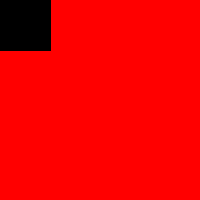
Frame 1 (no input)
Frame 60 (the mouse pressed at the canvas centre just before this capture): identical to frame 1, image omitted
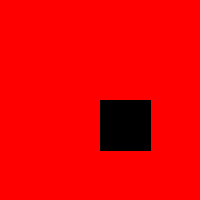
Frame 120 (the mouse held since frame 60 and released just before this capture)

The Processing sketch that drew these frames (run headless with seeded random() and noise(); from frame 60 on, the mouse is pressed at the canvas centre):

// Processing sketch: sketch_007_PainItBlack
// ── sketch_007_PainItBlack.pde
void setup() {
  size(200, 200);
}

void draw() {
  background(255, 0, 0);
  fill(0);
  rect(mouseX, mouseY, 50, 50);
}

/*
Without adding a single line of code,
what should you do to paint the entire
background in black, moving the mouse?
*/
